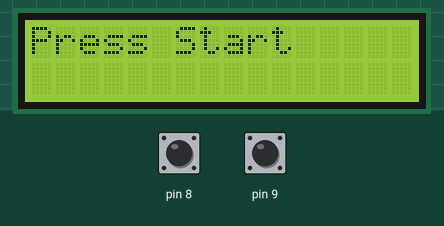
The sketch below on a simulated Arduino Uno, built with avr-gcc and run on an emulated ATmega328P. On the bench: 16×2 character LCD. Inputs (shaded band) come from the test bench; at power-on: pin 8 HIGH, pin 9 HIGH. What the sketch prints to the serial monitor is not drawn.

Above: at 1.2 s.
1.3 s: pin 8 pulled LOW for 0.15 s
At 1.7 s:
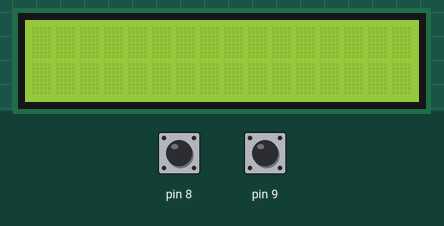
2.9 s: pin 9 pulled LOW for 0.15 s
At 3.4 s:
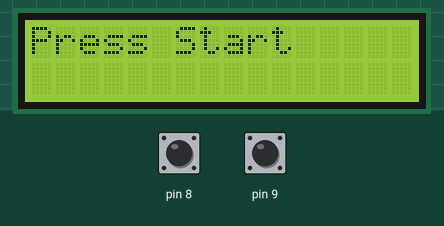
4.5 s: pin 8 pulled LOW for 1 s
At 5.8 s:
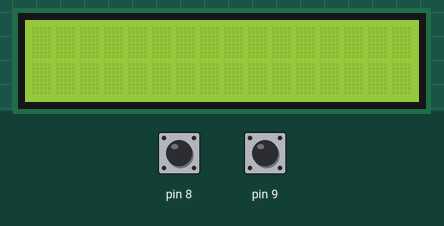
7.0 s: pin 8 driven LOW and pin 9 driven LOW
At 7.9 s:
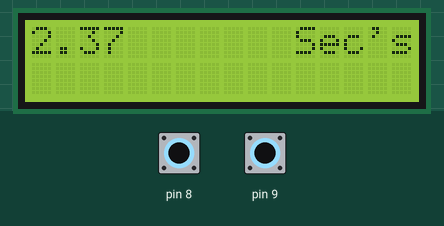
Timing chart, 0 to 9.5 s (numbered marks = the images above; inputs shaded):
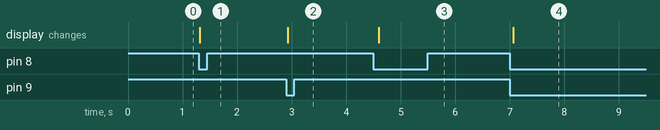

The sketch:

sketch_Stopwatch.ino
```cpp
#include <LiquidCrystal.h>
LiquidCrystal lcd(7,6,5,4,3,2);

void setup()
{
  pinMode(8,INPUT);
  pinMode(9,INPUT);
  Serial.begin(9600);
  digitalWrite(8,HIGH);
  digitalWrite(9,HIGH);

  lcd.begin(16,2);
  lcd.clear();

}
double i,a,c;

void loop()
{
  lcd.clear();
  lcd.print("Press Start");
  delay(100);
  if(digitalRead(8)==LOW)
  {
    lcd.clear();
    a=millis();
    while(digitalRead(9)==HIGH)
    {
      c=millis();
      lcd.clear();
      i=(c-a)/1000;
      lcd.setCursor(0,0);
      lcd.print(i);
      lcd.setCursor(11,0);
      lcd.print("Sec's");
      lcd.clear();
      Serial.println(c);
      Serial.println(a);
      Serial.println(i);
      Serial.println("----------");
      delay(100);
    }
    if(digitalRead(9)==LOW)
    {
      while(digitalRead(8)==LOW)
      {
        lcd.clear();
        lcd.setCursor(0,0);
        lcd.print(i);
        lcd.setCursor(11,0);
        lcd.print("Sec's");
        delay(100);
        lcd.clear();
      }
    }
  }
}
```

Measured:
- after the input at 1.3 s, the display: changes at once (image 1)
- after the input at 2.9 s, the display: changes at once (image 2)
- after the input at 4.5 s, the display: changes after 0.10 s (image 3)
- after the input at 7.0 s, the display: changes after 0.07 s (image 4)
